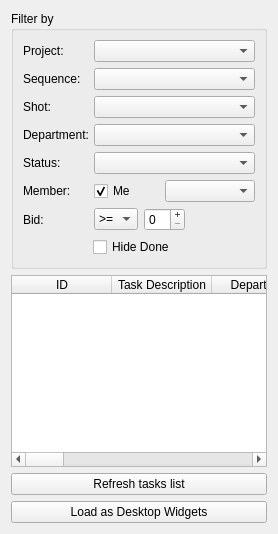
           <widget class="QWidget" name="myTasksTab">
            <attribute name="title">
             <string>Tasks</string>
            </attribute>
            <layout class="QVBoxLayout" name="verticalLayout_29">
             <item>
              <widget class="QGroupBox" name="mtFilterByGroupBox">
               <property name="title">
                <string>Filter by</string>
               </property>
               <property name="flat">
                <bool>true</bool>
               </property>
               <property name="checkable">
                <bool>false</bool>
               </property>
               <layout class="QVBoxLayout" name="verticalLayout_28">
                <item>
                 <widget class="QFrame" name="mtProjectFilterFrame">
                  <property name="frameShape">
                   <enum>QFrame::NoFrame</enum>
                  </property>
                  <property name="frameShadow">
                   <enum>QFrame::Raised</enum>
                  </property>
                  <layout class="QHBoxLayout" name="horizontalLayout_42">
                   <property name="margin">
                    <number>0</number>
                   </property>
                   <item>
                    <widget class="QLabel" name="mtProjectLbl">
                     <property name="maximumSize">
                      <size>
                       <width>65</width>
                       <height>16777215</height>
                      </size>
                     </property>
                     <property name="text">
                      <string>Project:</string>
                     </property>
                    </widget>
                   </item>
                   <item>
                    <widget class="QComboBox" name="mtFilterByProjectComboBox"/>
                   </item>
                  </layout>
                 </widget>
                </item>
                <item>
                 <widget class="QFrame" name="mtSequenceFilterFrame">
                  <property name="frameShape">
                   <enum>QFrame::NoFrame</enum>
                  </property>
                  <property name="frameShadow">
                   <enum>QFrame::Raised</enum>
                  </property>
                  <layout class="QHBoxLayout" name="horizontalLayout_43">
                   <property name="margin">
                    <number>0</number>
                   </property>
                   <item>
                    <widget class="QLabel" name="mtSequenceLbl">
                     <property name="maximumSize">
                      <size>
                       <width>65</width>
                       <height>16777215</height>
                      </size>
                     </property>
                     <property name="text">
                      <string>Sequence:</string>
                     </property>
                    </widget>
                   </item>
                   <item>
                    <widget class="QComboBox" name="mtFilterBySequenceComboBox"/>
                   </item>
                  </layout>
                 </widget>
                </item>
                <item>
                 <widget class="QFrame" name="mtShotFilterFrame">
                  <property name="maximumSize">
                   <size>
                    <width>16777215</width>
                    <height>16777215</height>
                   </size>
                  </property>
                  <property name="frameShape">
                   <enum>QFrame::NoFrame</enum>
                  </property>
                  <property name="frameShadow">
                   <enum>QFrame::Raised</enum>
                  </property>
                  <layout class="QHBoxLayout" name="horizontalLayout_44">
                   <property name="margin">
                    <number>0</number>
                   </property>
                   <item>
                    <widget class="QLabel" name="mtShotLbl">
                     <property name="maximumSize">
                      <size>
                       <width>65</width>
                       <height>16777215</height>
                      </size>
                     </property>
                     <property name="text">
                      <string>Shot:</string>
                     </property>
                    </widget>
                   </item>
                   <item>
                    <widget class="QComboBox" name="mtFilterByShotComboBox"/>
                   </item>
                  </layout>
                 </widget>
                </item>
                <item>
                 <widget class="QFrame" name="mtDepartmentFilterFrame">
                  <property name="frameShape">
                   <enum>QFrame::NoFrame</enum>
                  </property>
                  <property name="frameShadow">
                   <enum>QFrame::Raised</enum>
                  </property>
                  <layout class="QHBoxLayout" name="horizontalLayout_45">
                   <property name="margin">
                    <number>0</number>
                   </property>
                   <item>
                    <widget class="QLabel" name="mtDepartmentFilter">
                     <property name="maximumSize">
                      <size>
                       <width>65</width>
                       <height>16777215</height>
                      </size>
                     </property>
                     <property name="text">
                      <string>Department:</string>
                     </property>
                    </widget>
                   </item>
                   <item>
                    <widget class="QComboBox" name="mtFilterByDeptComboBox">
                     <property name="frame">
                      <bool>true</bool>
                     </property>
                    </widget>
                   </item>
                  </layout>
                 </widget>
                </item>
                <item>
                 <widget class="QFrame" name="mtStatusFilterGroupBox">
                  <property name="frameShape">
                   <enum>QFrame::NoFrame</enum>
                  </property>
                  <property name="frameShadow">
                   <enum>QFrame::Raised</enum>
                  </property>
                  <layout class="QHBoxLayout" name="horizontalLayout_46">
                   <property name="margin">
                    <number>0</number>
                   </property>
                   <item>
                    <widget class="QLabel" name="mtStatusLbl">
                     <property name="maximumSize">
                      <size>
                       <width>65</width>
                       <height>16777215</height>
                      </size>
                     </property>
                     <property name="text">
                      <string>Status:</string>
                     </property>
                    </widget>
                   </item>
                   <item>
                    <widget class="QComboBox" name="mtFilterByStatusComboBox">
                     <property name="frame">
                      <bool>true</bool>
                     </property>
                    </widget>
                   </item>
                  </layout>
                 </widget>
                </item>
                <item>
                 <widget class="QFrame" name="mtFilterByMemberFrame">
                  <property name="frameShape">
                   <enum>QFrame::NoFrame</enum>
                  </property>
                  <property name="frameShadow">
                   <enum>QFrame::Raised</enum>
                  </property>
                  <layout class="QHBoxLayout" name="horizontalLayout_47">
                   <property name="margin">
                    <number>0</number>
                   </property>
                   <item>
                    <widget class="QLabel" name="mtMemberLbl">
                     <property name="maximumSize">
                      <size>
                       <width>65</width>
                       <height>16777215</height>
                      </size>
                     </property>
                     <property name="text">
                      <string>Member: </string>
                     </property>
                    </widget>
                   </item>
                   <item>
                    <widget class="QCheckBox" name="mtMeOnlyCheckBox">
                     <property name="maximumSize">
                      <size>
                       <width>65</width>
                       <height>16777215</height>
                      </size>
                     </property>
                     <property name="text">
                      <string>Me</string>
                     </property>
                     <property name="checked">
                      <bool>true</bool>
                     </property>
                    </widget>
                   </item>
                   <item>
                    <widget class="QComboBox" name="mtFilterByMemberComboBox">
                     <property name="frame">
                      <bool>true</bool>
                     </property>
                    </widget>
                   </item>
                  </layout>
                 </widget>
                </item>
                <item>
                 <widget class="QFrame" name="mtBidFilterFrame">
                  <property name="frameShape">
                   <enum>QFrame::NoFrame</enum>
                  </property>
                  <property name="frameShadow">
                   <enum>QFrame::Raised</enum>
                  </property>
                  <layout class="QHBoxLayout" name="horizontalLayout_48">
                   <property name="margin">
                    <number>0</number>
                   </property>
                   <item>
                    <widget class="QLabel" name="mtBidLbl">
                     <property name="minimumSize">
                      <size>
                       <width>65</width>
                       <height>0</height>
                      </size>
                     </property>
                     <property name="maximumSize">
                      <size>
                       <width>60</width>
                       <height>16777215</height>
                      </size>
                     </property>
                     <property name="text">
                      <string>Bid:</string>
                     </property>
                    </widget>
                   </item>
                   <item>
                    <widget class="QComboBox" name="mtBidOperationComboBox">
                     <property name="minimumSize">
                      <size>
                       <width>41</width>
                       <height>0</height>
                      </size>
                     </property>
                     <property name="maximumSize">
                      <size>
                       <width>65</width>
                       <height>16777215</height>
                      </size>
                     </property>
                     <property name="frame">
                      <bool>true</bool>
                     </property>
                     <item>
                      <property name="text">
                       <string>&gt;=</string>
                      </property>
                     </item>
                     <item>
                      <property name="text">
                       <string>&lt;=</string>
                      </property>
                     </item>
                    </widget>
                   </item>
                   <item>
                    <widget class="QSpinBox" name="mtFilterByBidComboBox">
                     <property name="buttonSymbols">
                      <enum>QAbstractSpinBox::PlusMinus</enum>
                     </property>
                    </widget>
                   </item>
                   <item>
                    <spacer name="mtHorizontalSpacer">
                     <property name="orientation">
                      <enum>Qt::Horizontal</enum>
                     </property>
                     <property name="sizeHint" stdset="0">
                      <size>
                       <width>40</width>
                       <height>20</height>
                      </size>
                     </property>
                    </spacer>
                   </item>
                  </layout>
                 </widget>
                </item>
                <item>
                 <widget class="QFrame" name="mtDoneFilterFrame">
                  <property name="frameShape">
                   <enum>QFrame::NoFrame</enum>
                  </property>
                  <property name="frameShadow">
                   <enum>QFrame::Raised</enum>
                  </property>
                  <layout class="QHBoxLayout" name="horizontalLayout_50">
                   <property name="margin">
                    <number>0</number>
                   </property>
                   <item>
                    <spacer name="mthorizontalSpacer05">
                     <property name="orientation">
                      <enum>Qt::Horizontal</enum>
                     </property>
                     <property name="sizeType">
                      <enum>QSizePolicy::Maximum</enum>
                     </property>
                     <property name="sizeHint" stdset="0">
                      <size>
                       <width>70</width>
                       <height>20</height>
                      </size>
                     </property>
                    </spacer>
                   </item>
                   <item>
                    <widget class="QCheckBox" name="mtHideDoneCheckBox">
                     <property name="text">
                      <string>Hide Done</string>
                     </property>
                    </widget>
                   </item>
                  </layout>
                 </widget>
                </item>
               </layout>
              </widget>
             </item>
             <item>
              <widget class="QTableWidget" name="mtTableWidget">
               <property name="showGrid">
                <bool>false</bool>
               </property>
               <property name="gridStyle">
                <enum>Qt::SolidLine</enum>
               </property>
               <property name="sortingEnabled">
                <bool>false</bool>
               </property>
               <attribute name="horizontalHeaderDefaultSectionSize">
                <number>100</number>
               </attribute>
               <attribute name="horizontalHeaderStretchLastSection">
                <bool>true</bool>
               </attribute>
               <attribute name="verticalHeaderVisible">
                <bool>false</bool>
               </attribute>
               <attribute name="verticalHeaderStretchLastSection">
                <bool>false</bool>
               </attribute>
               <column>
                <property name="text">
                 <string>ID</string>
                </property>
               </column>
               <column>
                <property name="text">
                 <string>Task Description</string>
                </property>
               </column>
               <column>
                <property name="text">
                 <string>Department</string>
                </property>
               </column>
               <column>
                <property name="text">
                 <string>Status</string>
                </property>
               </column>
               <column>
                <property name="text">
                 <string>Assigned to</string>
                </property>
               </column>
               <column>
                <property name="text">
                 <string>Start</string>
                </property>
               </column>
               <column>
                <property name="text">
                 <string>End</string>
                </property>
               </column>
               <column>
                <property name="text">
                 <string>Days Left</string>
                </property>
               </column>
               <column>
                <property name="text">
                 <string>Bid (hours)</string>
                </property>
               </column>
               <column>
                <property name="text">
                 <string>Sequence</string>
                </property>
               </column>
               <column>
                <property name="text">
                 <string>Shot</string>
                </property>
               </column>
               <column>
                <property name="text">
                 <string>Asset</string>
                </property>
               </column>
              </widget>
             </item>
             <item>
              <widget class="QPushButton" name="mtRefreshTasksBtn">
               <property name="text">
                <string>Refresh tasks list</string>
               </property>
              </widget>
             </item>
             <item>
              <widget class="QPushButton" name="loadTasksAsWidgetBtn">
               <property name="text">
                <string>Load as Desktop Widgets</string>
               </property>
              </widget>
             </item>
            </layout>
           </widget>
